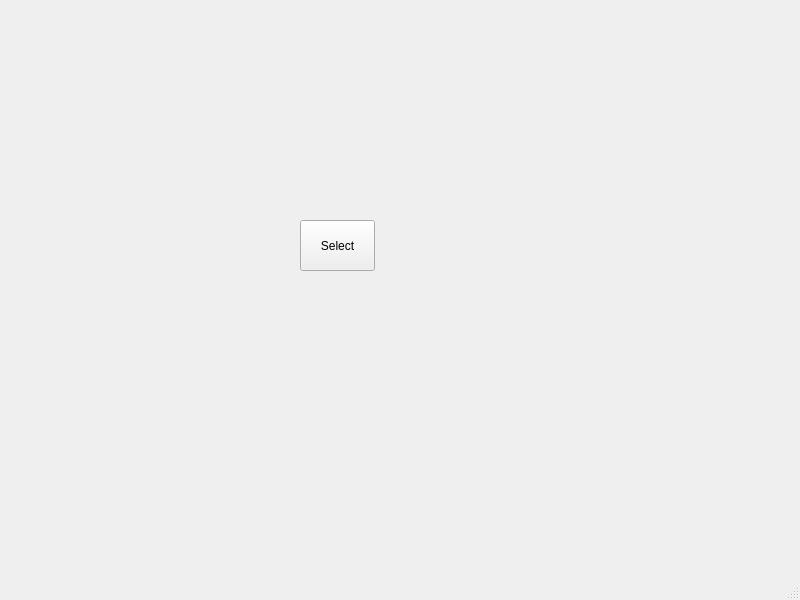
<?xml version="1.0" encoding="UTF-8"?>
<ui version="4.0">
 <class>MainWindow</class>
 <widget class="QMainWindow" name="MainWindow">
  <property name="geometry">
   <rect>
    <x>0</x>
    <y>0</y>
    <width>800</width>
    <height>600</height>
   </rect>
  </property>
  <property name="windowTitle">
   <string>MainWindow</string>
  </property>
  <widget class="QWidget" name="centralwidget">
   <widget class="QPushButton" name="selectFile">
    <property name="geometry">
     <rect>
      <x>300</x>
      <y>220</y>
      <width>75</width>
      <height>51</height>
     </rect>
    </property>
    <property name="text">
     <string>Select</string>
    </property>
   </widget>
  </widget>
  <widget class="QStatusBar" name="statusbar"/>
 </widget>
 <resources/>
 <connections/>
</ui>
